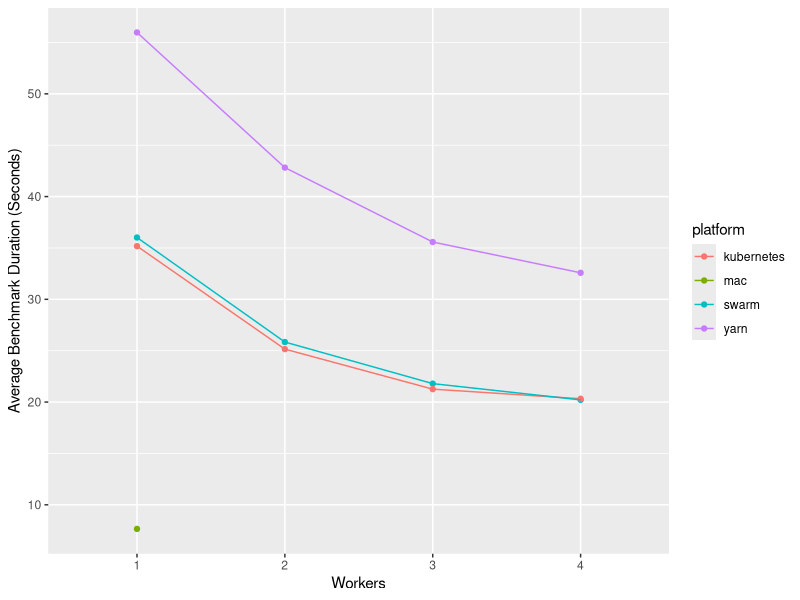
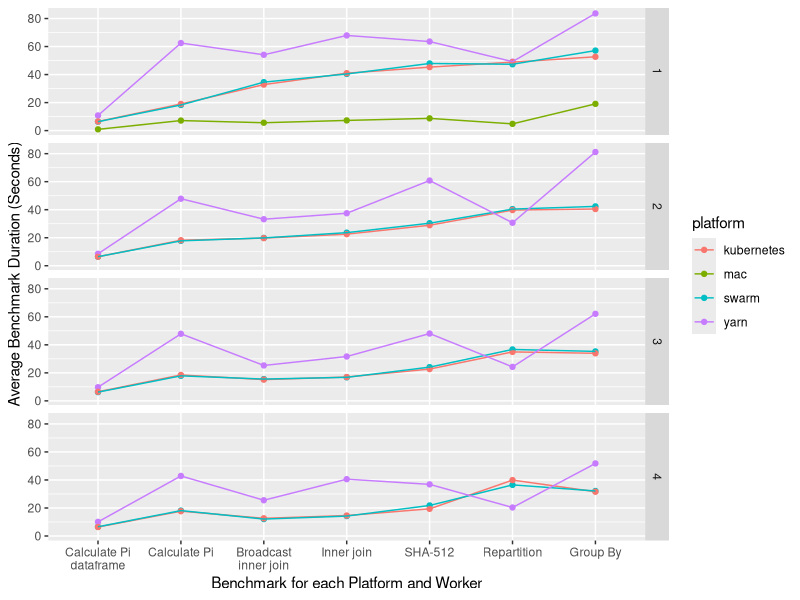

The R script that drew these images, in order:
## ---- chunk 1
knitr::opts_chunk$set(echo = TRUE)
## ---- chunk 2
# import data
library(readr)
dd <- read_delim("data.csv", ";", escape_double = FALSE, col_types = cols(workers = col_number()), trim_ws = TRUE)
library(data.table)
dd <- as.data.table(dd)
dd$platform <- as.factor(dd$platform)
dd$workers <- as.factor(dd$workers)
dd$benchmark <- as.factor(dd$benchmark)
dd$seconds <- as.numeric(dd$seconds)
dd$benchmark = with(dd, reorder(benchmark, seconds, median))

library(ggplot2)
library(scales)

# plot 1
dd1 <- dd[, list(seconds=mean(seconds)), by=list(workers, platform)]
ggplot(dd1, aes(x=workers, y=seconds, group=platform, color=platform)) + geom_point() + geom_line() + xlab("Workers") + ylab("Average Benchmark Duration (Seconds)")
# plot 2
dd2 <- dd[, list(seconds=mean(seconds)), by=list(benchmark, workers, platform)]
ggplot(dd2, aes(x=benchmark, y=seconds, group=platform, color=platform)) + geom_point() + geom_line() + facet_grid(workers ~ ., scales='fixed') + xlab("Benchmark for each Platform and Worker") + ylab("Average Benchmark Duration (Seconds)") + scale_x_discrete(labels = wrap_format(15))

dd2
